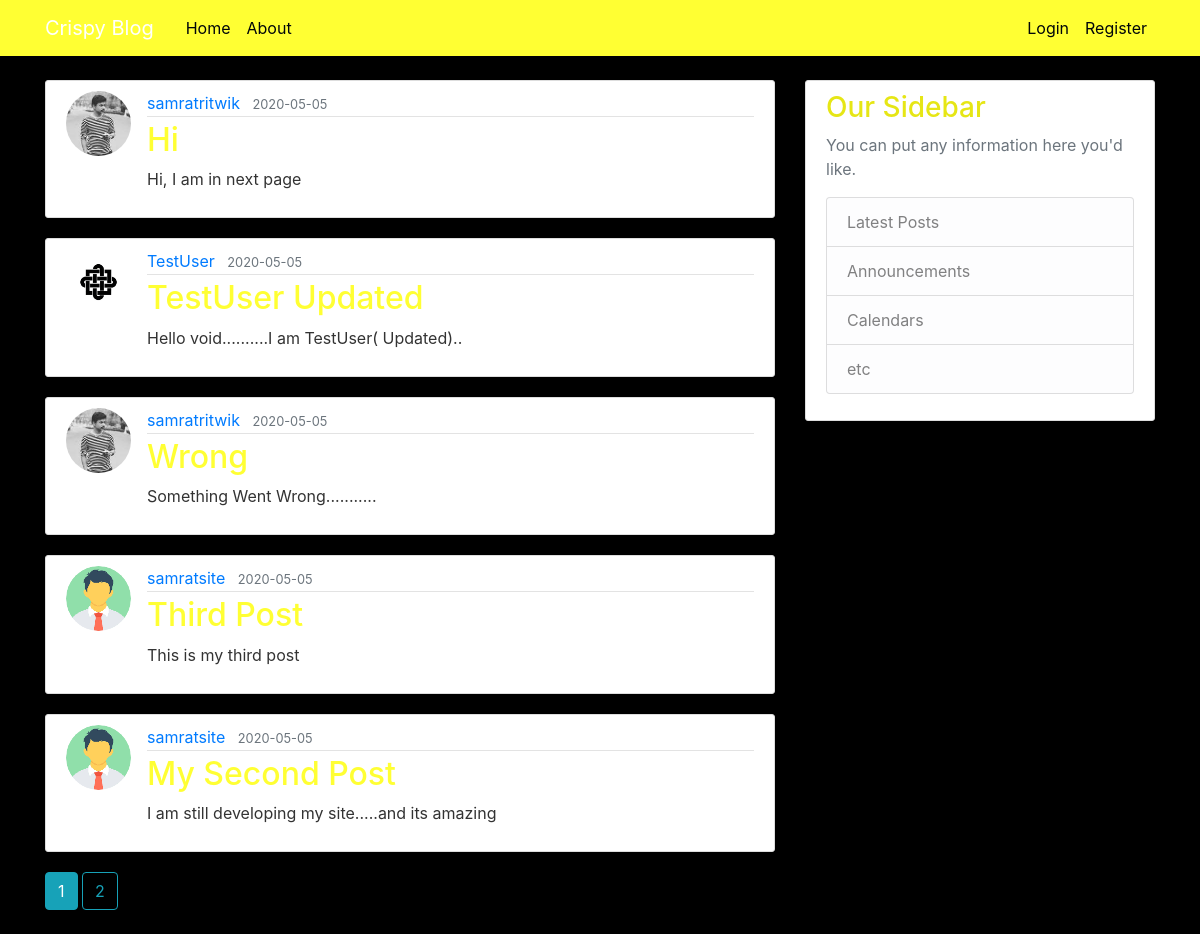
The page /home on the database its author committed.
### flaskblog/models.py (models this page shows, shortened)
class Post(db.Model):
    id = db.Column(db.Integer, primary_key=True)
    title = db.Column(db.String(100), nullable=False)
    date_posted = db.Column(db.DateTime, nullable=False, default=datetime.utcnow)
    content = db.Column(db.Text, nullable=False)
    user_id = db.Column(db.Integer, db.ForeignKey('user.id'), nullable=False)

class User(db.Model, UserMixin):
    id = db.Column(db.Integer, primary_key=True)
    username = db.Column(db.String(20), unique=True, nullable=False)
    email = db.Column(db.String(120), unique=True, nullable=False)
    image_file = db.Column(db.String(20), nullable=False, default='default.jpg')
    password = db.Column(db.String(60), nullable=False)
    posts = db.relationship('Post', backref='author', lazy=True)

### flaskblog/routes.py (the view)
@app.route("/")
@app.route("/home")
def home():
    page = request.args.get('page', 1, type=int)
    posts = Post.query.order_by(Post.date_posted.desc()).paginate(page=page, per_page=5)
    return render_template('home.html', posts=posts)

### flaskblog/templates/home.html (shortened to what this page needs)
{% extends "layout.html" %}
{% block content %}
    {% for post in posts.items %}
        <article class="media content-section">
            <img class="rounded-circle article-img" src="{{ url_for('static', filename='profile_pics/' + post.author.image_file) }}">
          <div class="media-body">
            <div class="article-metadata">
              <a class="mr-2" href="{{ url_for('user_posts', username=post.author.username) }}">{{ post.author.username }}</a>
              <small class="text-muted">{{ post.date_posted.strftime(' %Y-%m-%d ') }}</small>
            </div>
            <h2><a class="article-title" href="{{ url_for('post', post_id=post.id)}}">{{ post.title }}</a></h2>
            <p class="article-content">{{ post.content }}</p>
          </div>
        </article>
{% endfor %}
{% for page_num in posts.iter_pages(left_edge=1, right_edge=1, left_current=1, right_current=2) %}
{% if page_num %}
{% if posts.page == page_num %}
<a class="btn btn-info mb-4" href="{{ url_for('home', page=page_num)}}">{{ page_num }}</a>
{% else %}
<a class="btn btn-outline-info mb-4" href="{{ url_for('home', page=page_num)}}">{{ page_num }}</a>
{% endif %}
{% endif %}
{% endfor %}
{% endblock content %}

### flaskblog/templates/layout.html (shortened to what this page needs)
<!DOCTYPE html>
<html>
<head>
    <link rel="stylesheet" href="https://maxcdn.bootstrapcdn.com/bootstrap/4.0.0/css/bootstrap.min.css">
    <link rel="stylesheet" href="{{ url_for('static', filename='main.css')}}">
</head>
<body>
    <header class="site-header">
      <nav class="navbar navbar-expand-md navbar-dark bg-steel fixed-top">
        <div class="container">
          <a class="navbar-brand mr-4" href="/">Crispy Blog</a>
          <div class="collapse navbar-collapse" id="navbarToggle">
            <div class="navbar-nav mr-auto">
              <a class="nav-item nav-link" href="{{url_for('home')}}">Home</a>
              <a class="nav-item nav-link" href="{{url_for('about')}}">About</a>
            </div>
            <div class="navbar-nav">
                {% if current_user.is_authenticated %}
                <a class="nav-item nav-link" href="{{url_for('new_post')}}">New Post</a>
                <a class="nav-item nav-link" href="{{url_for('account')}}">Account</a>
                <a class="nav-item nav-link" href="{{url_for('logout')}}">Logout</a>
                {% else %}
              <a class="nav-item nav-link" href="{{url_for('login')}}">Login</a>
              <a class="nav-item nav-link" href="{{url_for('register')}}">Register</a>
                {% endif %}
            </div>
          </div>
        </div>
      </nav>
    </header>
    <main role="main" class="container">
      <div class="row">
        <div class="col-md-8">
          {% block content %}{% endblock %}
        </div>
        <div class="col-md-4">
          <div class="content-section">
            <h3>Our Sidebar</h3>
            <p class='text-muted'>You can put any information here you'd like.
              <ul class="list-group">
                <li class="list-group-item list-group-item-light">Latest Posts</li>
                <li class="list-group-item list-group-item-light">Announcements</li>
                <li class="list-group-item list-group-item-light">Calendars</li>
                <li class="list-group-item list-group-item-light">etc</li>
              </ul>
            </p>
          </div>
        </div>
      </div>
    </main>
</body>
</html>

### flaskblog/static/main.css (style rules this page uses)
body { background: #000000; color: #333333; margin-top: 5rem; }
h1, h2, h3, h4, h5, h6 { color: #e6e615; }
ul { margin: 0; }
.bg-steel { background-color: #FFFF33; }
.site-header .navbar-nav .nav-link { color: #00060a; }
.content-section { background: #ffffff; padding: 10px 20px; border: 1px solid #dddddd; border-radius: 3px; margin-bottom: 20px; }
.article-title { color: #FFFF33; }
.article-content { white-space: pre-line; }
.article-img { height: 65px; width: 65px; margin-right: 16px; }
.article-metadata { padding-bottom: 1px; margin-bottom: 4px; border-bottom: 1px solid #e3e3e3 }

### rows shown on the page
Post: image_file (picture), author.username "samratritwik", date_posted "2020-05-05", title "Hi", content "Hi, I am in next page"
Post: image_file (placeholder picture), author.username "TestUser", date_posted "2020-05-05", title "TestUser Updated", content "Hello void..........I am TestUser( Updated).."
Post: image_file (picture), author.username "samratritwik", date_posted "2020-05-05", title "Wrong", content "Something Went Wrong..........."
Post: image_file (picture), author.username "samratsite", date_posted "2020-05-05", title "Third Post", content "This is my third post"
Post: image_file (picture), author.username "samratsite", date_posted "2020-05-05", title "My Second Post", content "I am still developing my site.....and its amazing"

### other values the page prints
{{ page_num }} "1"
{{ page_num }} "2"
